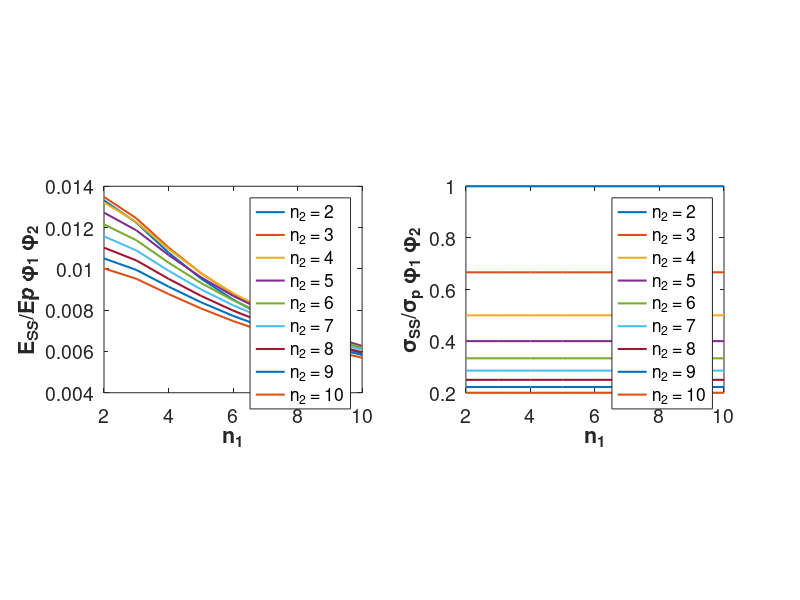
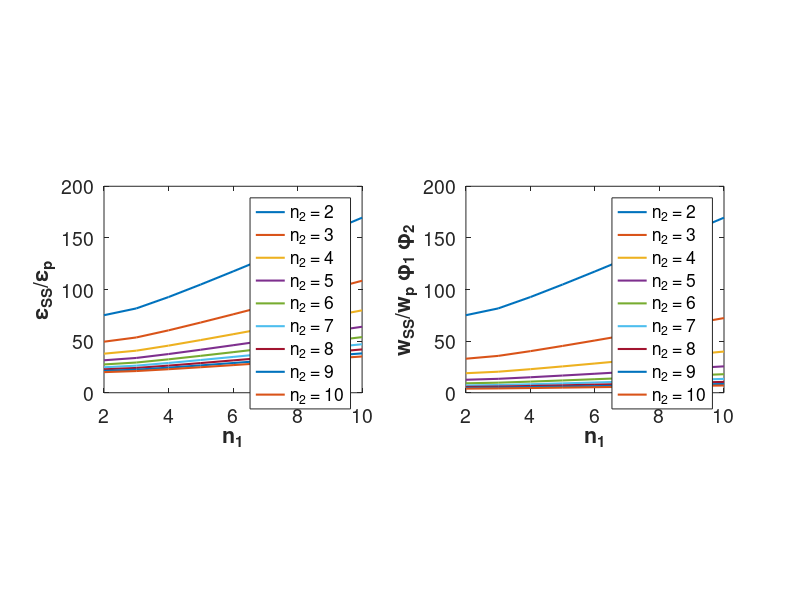

The MATLAB source for these figures, in order:
%%Generalized two hierarchical model Zhang
%%%%------------2HSS-----------%%%%
%ps--volume fraction at first level of hierarchy
%ps2--volume fraction at second level of hierarchy
%rs--aspect ratio rho at first level of hierarchy
%rs2--aspect ratio rho at second level of hierarchy
%n1--n at first level of hierarchy
%n2--n at second level of hierarchy
%as--alpha at first level of hierarchy
%ass--alpha at second level of hierarchy
clc
clear all

figure
subplot(1,2,1)
%Strength ratio 2H Regular staggered composites with Stairwise staggered
%composites as platelets
%for all values of n (4 CASES)
% syms y r
%rho=aspect ratio; 
%subplot(1,2,1);
n1=2:1:10; %Number of platelets in a period at the first level of hierarchy
ps1=0.5;%Volume fraction at the first level of hierarchy
ps2=0.5;%Volume fraction at the second level of hierarchy
gbe=1./1000;%Shear modulus of matrix to Young's modulus of platetet ratio
rs1=10;%Platelet aspect ratio at the first level of hierarchy
rs2=10;%Platelet aspect ratio at the second level of hierarchy
z=0.5;%overlap ratio
Ep=7e9;%Young's modulus of platelet
sigtotau=10;%Ratio between normal strength of platelet and shear strength of matrix
for n2=[2,3,4,5,6,7,8,9,10] %Number of platelets in a period at the second level of hierarchy
as=(ps1.*rs1.*rs1.*gbe)./(3*(1-ps1));
D=(((n1.*((3*n1)-4))./(3*((n1-1).^2)))+(((n1.*n1)./(3*(n1-1).*as))));
a_ss=(ps2.*rs2.*rs2.*gbe*D)./(3*(1-ps2)*ps1);
Erat2hss=(D.*(((n2.*((3*n2)-4))./(3*((n2-1).^2)))+(((n2.*n2)./(3*(n2-1).*a_ss))))).^-1
Ess=Erat2hss*Ep*ps1*ps2;
rs1crit2hss=(n1-1)*sigtotau;
plot (n1,Erat2hss,'linewidth', 1.5);
hold on;
end
%  title('SW within Regular')
xlabel ('n_1', 'fontsize', 18,'fontweight','bold')
ylabel ('E_{SS}/Ep \phi_{1} \phi_{2}', 'fontsize', 18,'fontweight','bold')
legend ('n_2 = 2', 'n_2 = 3', 'n_2 = 4','n_2 = 5','n_2 = 6','n_2 = 7','n_2 = 8','n_2 = 9','n_2 = 10','fontsize', 12);
pbaspect([5 4 1])
set(gca,'fontsize',14)
set(gcf,'color','w')

subplot(1,2,2)
for n2=[2,3,4,5,6,7,8,9,10]
    for i=1:numel(n1)
        as(i)=(ps1.*rs1.*rs1.*gbe)./(3*(1-ps1));
        D(i)=(((n1(i).*((3*n1(i))-4))./(3*((n1(i)-1).^2)))+(((n1(i).*n1(i))./(3*(n1(i)-1).*as(i)))));
        a_ss(i)=(ps2.*rs2.*rs2.*gbe*D(i))./(3*(1-ps2)*ps1);
        Erat2hss(i)=(D(i).*(((n2.*((3*n2)-4))./(3*((n2-1).^2)))+(((n2.*n2)./(3*(n2-1).*a_ss(i)))))).^-1
        Ess(i)=Erat2hss(i)*Ep*ps1*ps2;
        rs1crit2hss(i)=(n1(i)-1)*sigtotau;
        if rs1<=rs1crit2hss(i)
            rs2crit2hss(i)=((n2-1)*(n1(i)-1)*ps1*rs1*sigtotau)./n1(i);
        else
            rs2crit2hss(i)=((n2-1)*ps1*(n1(i)-1)*sigtotau)./n1(i);
        end 
    %case 1 n 2
    if rs2<=rs2crit2hss(i)
        sigrat2hss(i) = rs1./(n2.*ps1.*sigtotau);
    %case 3
    elseif rs2>rs2crit2hss(i) && rs1<=rs1crit2hss(i)
        sigrat2hss(i)=((n2-n1(i)).*rs1)./(n1(i).*n2.*sigtotau);
    %case 4
    else
        sigrat2hss(i)=((n1(i)-1).*(n2-1))./(n1(i).*n2);
    end
    wrat2hss(i)=sigrat2hss(i).^2/Erat2hss(i);
    end
    plot (n1,sigrat2hss,'linewidth',1.5)
    hold on;
end
%  title('SW within Regular')
xlabel ('n_1', 'fontsize', 18,'fontweight','bold')
ylabel ('\sigma_{SS}/\sigma_p \phi_{1} \phi_{2}', 'fontsize', 18,'fontweight','bold')
legend ('n_2 = 2', 'n_2 = 3', 'n_2 = 4','n_2 = 5','n_2 = 6','n_2 = 7','n_2 = 8','n_2 = 9','n_2 = 10','fontsize', 12);
pbaspect([5 4 1])
set(gca,'fontsize',14)
set(gcf,'color','w')
figure
subplot(1,2,1)
for n2=[2,3,4,5,6,7,8,9,10]
    for i=1:numel(n1)
        as(i)=(ps1.*rs1.*rs1.*gbe)./(3*(1-ps1));
        D(i)=(((n1(i).*((3*n1(i))-4))./(3*((n1(i)-1).^2)))+(((n1(i).*n1(i))./(3*(n1(i)-1).*as(i)))));
        a_ss(i)=(ps2.*rs2.*rs2.*gbe*D(i))./(3*(1-ps2)*ps1);
        Erat2hss(i)=(D(i).*(((n2.*((3*n2)-4))./(3*((n2-1).^2)))+(((n2.*n2)./(3*(n2-1).*a_ss(i)))))).^-1;
        Ess(i)=Erat2hss(i)*Ep*ps1*ps2;
        rs1crit2hss(i)=(n1(i)-1)*sigtotau;
        if rs1<=rs1crit2hss(i)
            rs2crit2hss(i)=((n2-1)*(n1(i)-1)*ps1*rs1*sigtotau)./n1(i);
        else
            rs2crit2hss(i)=((n2-1)*ps1*(n1(i)-1)*sigtotau)./n1(i);
        end
        %case 1 n 2
        if rs2<=rs2crit2hss(i)
            sigrat2hss(i) = rs1./(n2.*ps1.*sigtotau);
        %case 3
        elseif rs2>rs2crit2hss(i) && rs1<=rs1crit2hss(i)
            sigrat2hss(i)=((n2-n1(i)).*rs1)./(n1(i).*n2.*sigtotau);
    %case 4
        else
            sigrat2hss(i)=((n1(i)-1).*(n2-1))./(n1(i).*n2);
        end
        erat2hss(i)=sigrat2hss(i)/Erat2hss(i);
    end
    plot (n1,erat2hss,'linewidth',1.5);
    hold on;
end


%  title('SW within Regular')
xlabel ('n_1', 'fontsize', 18,'fontweight','bold')
ylabel ('\epsilon_{SS}/\epsilon_p', 'fontsize', 18,'fontweight','bold')
legend ('n_2 = 2', 'n_2 = 3', 'n_2 = 4','n_2 = 5','n_2 = 6','n_2 = 7','n_2 = 8','n_2 = 9','n_2 = 10','fontsize', 12);
pbaspect([5 4 1])
set(gca,'fontsize',14)
set(gcf,'color','w')

subplot(1,2,2)
for n2=[2,3,4,5,6,7,8,9,10]
    for i=1:numel(n1)
        as(i)=(ps1.*rs1.*rs1.*gbe)./(3*(1-ps1));
        D(i)=(((n1(i).*((3*n1(i))-4))./(3*((n1(i)-1).^2)))+(((n1(i).*n1(i))./(3*(n1(i)-1).*as(i)))));
        a_ss(i)=(ps2.*rs2.*rs2.*gbe*D(i))./(3*(1-ps2)*ps1);
        Erat2hss(i)=(D(i).*(((n2.*((3*n2)-4))./(3*((n2-1).^2)))+(((n2.*n2)./(3*(n2-1).*a_ss(i)))))).^-1;
        Ess(i)=Erat2hss(i)*Ep*ps1*ps2;
        rs1crit2hss(i)=(n1(i)-1)*sigtotau;
        if rs1<=rs1crit2hss(i)
            rs2crit2hss(i)=((n2-1)*(n1(i)-1)*ps1*rs1*sigtotau)./n1(i);
        else
            rs2crit2hss(i)=((n2-1)*ps1*(n1(i)-1)*sigtotau)./n1(i);
        end 
    %case 1 n 2
    if rs2<=rs2crit2hss(i)
        sigrat2hss(i) = rs1./(n2.*ps1.*sigtotau);
   
    %case 3
    elseif rs2>rs2crit2hss(i) && rs1<=rs1crit2hss(i)
        sigrat2hss(i)=((n2-n1(i)).*rs1)./(n1(i).*n2.*sigtotau);
    %case 4
    else
        sigrat2hss(i)=((n1(i)-1).*(n2-1))./(n1(i).*n2);
    end
    wrat2hss(i)=sigrat2hss(i).^2/Erat2hss(i);
    end
    plot (n1,wrat2hss,'linewidth',1.5)
    hold on;
end
xlabel ('n_1', 'fontsize', 18,'fontweight','bold')
ylabel ('w_{SS}/w_p \phi_{1} \phi_{2}', 'fontsize', 18,'fontweight','bold')
legend ('n_2 = 2', 'n_2 = 3', 'n_2 = 4','n_2 = 5','n_2 = 6','n_2 = 7','n_2 = 8','n_2 = 9','n_2 = 10','fontsize', 12);
pbaspect([5 4 1])
set(gca,'fontsize',14)
set(gcf,'color','w')

